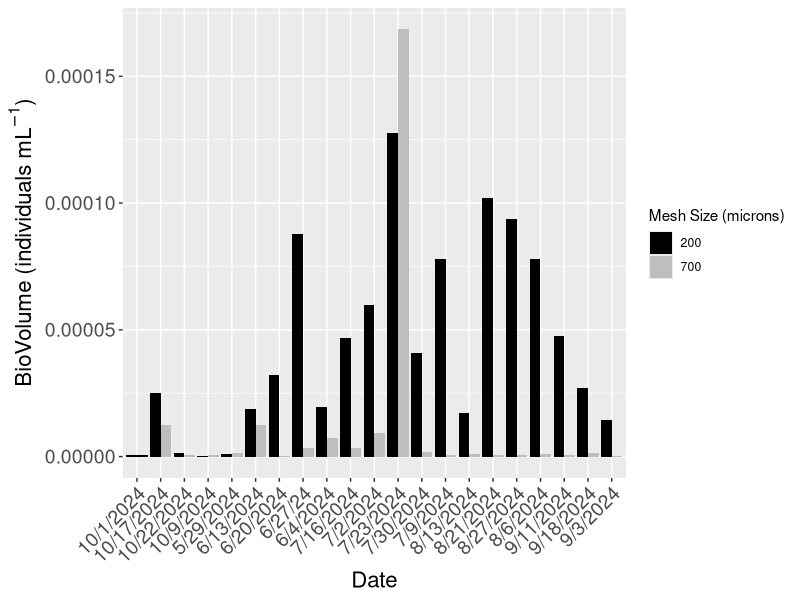

Here is the R script that generated this plot: (Note: this script raises an error after producing the figure.)
## ---- chunk 1
time_series <- read.csv("time_series_final.csv")
time_series
time_series <- na.omit(time_series)
time_series
## ---- chunk 2
time_series_df <- as.data.frame(time_series)
tow <- as.factor(time_series_df$Tow)
## ---- chunk 3
library(ggplot2)
library(dplyr)
## ---- chunk 4
# Use filter to extract specific locations
ram_time_series <- time_series_df %>%
  filter(Site %in% c("Ram"))
ram_time_series_df <- as.data.frame(ram_time_series)
print(ram_time_series_df)
tow <- as.factor(ram_time_series_df$Tow)

## ---- chunk 5
# Create the plot
biovolume_plot <- ggplot(data = ram_time_series_df, aes(x = Date, y = BioVol_Filtered, fill = tow)) + 
  geom_bar(stat = "identity", position = "dodge") +  # Use dodge for side-by-side bars
  theme(axis.text.x = element_text(angle = 45, hjust = 1, size = 14),  # Rotate x-axis labels for readability and adjust size
    axis.text.y = element_text(size = 14),  # Adjust y-axis text size
    axis.title.x = element_text(size = 16),  # Adjust x-axis title size
    axis.title.y = element_text(size = 16),  # Adjust y-axis title size
    plot.title = element_text(size = 22, hjust = 0.5)) + # Adjust title size and center it)) +  # Rotate x-axis labels for readability
  ylab(expression("BioVolume (individuals" ~ mL^{-1} * ")")) + 
  xlab("Date") +  # Rename axis titles
  labs(fill = "Mesh Size (microns)") +  # Add a title
  scale_fill_manual(values = c("200" = "black", 
                                "700" = "grey"))  # Define custom colors
print(biovolume_plot)  # Show the plot
## ---- chunk 6
# Summarize the data by Species and Count
summary_count_ram <- ram_time_series %>%
  group_by(Species, Tow) %>%
  summarize(total_count = sum(Count), .groups = 'drop') %>%
  arrange(desc(total_count))  # Sort in descending order

# Print the summarized result
print(summary_count_ram)
## ---- chunk 7
count_filtered <- as.numeric(time_series_df$Count_Filtered)
# Summarize the data by Species and Filtered Count
summary_filtered_count_ram <- ram_time_series %>%
  group_by(Species, Tow) %>%
  summarize(total_filtered_count = sum(count_filtered), .groups = 'drop') %>%
  arrange(desc(total_filtered_count))  # Sort in descending order

# Print the summarized result
print(summary_filtered_count_ram)
## ---- chunk 8
meso <- read.csv("relative_abundance_ram_meso.csv")
relative_abundance_ram_meso_df <- as.data.frame(relative_abundance_ram_meso)
## ---- chunk 9
tow <- as.factor(relative_abundance_ram_meso_df$Tow)
stacked_bar_plot_ram_200 <- ggplot(relative_abundance_ram_meso_df, aes(x = tow, y = Relative_Abundance, fill = Species)) +
  geom_bar(stat = "identity") +
  labs(x = "Tow (microns)", y = "Relative Abundance") +
  scale_fill_manual(values = c("Centropages_sp" = "#9FE2BF", "Acartia_sp" = "#89CFF0", "Calanus_sp" = "#0000FF", "Evadne_nordmanni" = "#191970", "Paracalanus_sp" = "#0096FF", "Temora_longicornis" = "#00A36C", "Oithona_sp" = "#7393B3", "Podon_polyphemoides" = "#5D3FD3", "Pseudocalanus_sp" = "#4682B4", "Copepod_nauplii" = "#CCCCFF")) +  # Custom colors
  theme_minimal()

print(stacked_bar_plot_ram_200)
## ---- chunk 10
relative_abundance_ram_macro <- read.csv("relative_abundance_ram_macro.csv")
relative_abundance_ram_macro_df <- as.data.frame(relative_abundance_ram_macro)
## ---- chunk 11
tow <- as.factor(relative_abundance_ram_macro_df$Tow)
stacked_bar_plot_ram_700 <- ggplot(relative_abundance_ram_macro_df, aes(x = tow, y = Relative_Abundance, fill = Species)) +
  geom_bar(stat = "identity", width = 0.6) +
  labs(title = "Stacked Bar Graph", x = "Tow (microns)", y = "Relative Abundance") +
  scale_fill_manual(values = c("Centropages_sp" = "#9FE2BF", "Acartia_sp" = "#89CFF0", "Calanus_sp" = "#0000FF", "Evadne_nordmanni" = "#191970", "Paracalanus_sp" = "#0096FF", "Obelia_sp" = "#AAFF00", "Carcinus_maenas" = "#AFE1AF", "Podon_polyphemoides" = "#5D3FD3", "Pseudocalanus_sp" = "#4682B4", "Gammarus_sp" = "#454B1B")) +  # Custom colors
  theme_minimal()

print(stacked_bar_plot_ram_700)
## ---- chunk 12
ram_relative_abundance <- read.csv("ram_relative_abundance.csv")
ram_relative_abundance_df <- as.data.frame(ram_relative_abundance)
## ---- chunk 13
tow <- as.factor(ram_relative_abundance_df$Tow)
stacked_bar_plot_ram <- ggplot(ram_relative_abundance_df, aes(x = tow, y = Relative_Abundance, fill = Species)) +
  geom_bar(stat = "identity", width = 0.5) +
  labs(x = "Tow (microns)", y = "Relative Abundance (%)") +
  scale_fill_manual(values = c("Centropages_sp" = "#9FE2BF", "Acartia_sp" = "#89CFF0", "Calanus_sp" = "#0000FF", "Evadne_nordmanni" = "#191970", "Paracalanus_sp" = "#0096FF", "Obelia_sp" = "#AAFF00", "Carcinus_maenas" = "#008080", "Podon_polyphemoides" = "#5D3FD3", "Pseudocalanus_sp" = "#4682B4", "Gammarus_sp" = "#454B1B", "Oithona_sp" = "#7393B3", "Temora_longicornis" = "#00A36C", "Copepod_nauplii" = "#CCCCFF")) +  # Custom colors
  theme_minimal()

print(stacked_bar_plot_ram)
## ---- chunk 14
# Summarize the data by Species and Count
summary_date_count_ram <- ram_time_series %>%
  group_by(Species, Tow, Date) %>%
  summarize(total_count = sum(Count), .groups = 'drop') %>%
  arrange(desc(total_count))  # Sort in descending order

# Print the summarized result
print(summary_date_count_ram)
## ---- chunk 15

ram_sorted_date_count <- summary_date_count_ram %>%
  filter(Species %in% c("Acartia_sp", "Calanus_sp", "Evadne_nordmanni", "Paracalanus_sp", "Obelia_sp", "Carcinus_maenas", "Podon_polyphemoides", "Pseudocalanus_sp", "Gammarus_sp", "Oithona_sp", "Temora_longicornis", "Copepod_nauplii", "Centropages_sp"))

date_count_ram_df <- as.data.frame(ram_sorted_date_count)

# Create the line graph
line_graph <- ggplot(data = date_count_ram_df, aes(x = Date, y = total_count, color = Species, group = Species)) +
  geom_line(size = 0.9) +  # Add lines
  geom_point() + # Optionally add points at data points
  theme(axis.text.x = element_text(angle = 45, hjust = 1)) +  # Rotate x-axis labels for readability
  ylab("Count") + xlab("Date") +  # Rename axis titles
  scale_color_manual(values = c(
    "Acartia_sp" = "#89CFF0", "Calanus_sp" = "#0000FF", "Evadne_nordmanni" = "#191970", "Paracalanus_sp" = "#0096FF", "Obelia_sp" = "#AAFF00", "Carcinus_maenas" = "#008080", "Podon_polyphemoides" = "#5D3FD3", "Pseudocalanus_sp" = "#4682B4", "Gammarus_sp" = "#454B1B", "Oithona_sp" = "#7393B3", "Temora_longicornis" = "#00A36C", "Copepod_nauplii" = "#CCCCFF", "Centropages_sp" = "#9FE2BF"
  )) +  # Define colors for each species
  labs(title = "Count of Top Zooplankton Species Over Date")  # Add a title if desired

print(line_graph)  # Show the plot
## ---- chunk 16

meso_ram_sorted_date_count <- summary_date_count_ram %>%
  filter(Species %in% c("Acartia_sp", "Calanus_sp", "Evadne_nordmanni", "Paracalanus_sp", "Podon_polyphemoides", "Pseudocalanus_sp", "Oithona_sp", "Temora_longicornis", "Copepod_nauplii", "Centropages_sp"), Tow %in% c("200"))

meso_date_count_ram_df <- as.data.frame(meso_ram_sorted_date_count)

# Create the line graph
meso_line_graph <- ggplot(data = meso_date_count_ram_df, aes(x = Date, y = total_count, color = Species, group = Species)) +
  geom_line(size = 0.9) +  # Add lines
  geom_point() + # Optionally add points at data points
  theme(
    axis.text.x = element_text(angle = 45, hjust = 1, size = 12),  # Adjust x-axis text size
    axis.text.y = element_text(size = 14),  # Adjust y-axis text size
    axis.title.x = element_text(size = 16),  # Adjust x-axis title size
    axis.title.y = element_text(size = 16),   # Adjust y-axis title size
    plot.title = element_text(size = 22, hjust = 0.5)
  ) + 
  ylab(expression("Count (individuals" ~ m^{-3} * ")")) + xlab("Date") +  # Rename axis titles
  scale_color_manual(values = c(
    "Acartia_sp" = "#89CFF0", "Calanus_sp" = "#0000FF", "Evadne_nordmanni" = "#191970", "Paracalanus_sp" = "#0096FF", "Podon_polyphemoides" = "#5D3FD3", "Pseudocalanus_sp" = "#4682B4", "Oithona_sp" = "#7393B3", "Temora_longicornis" = "#00A36C", "Copepod_nauplii" = "#CCCCFF", "Centropages_sp" = "#9FE2BF"
  )) +  # Define colors for each species
  labs()  # Add a title if desired

print(meso_line_graph)  # Show the plot
## ---- chunk 17

macro_ram_sorted_date_count <- summary_date_count_ram %>%
  filter(Species %in% c("Acartia_sp", "Calanus_sp", "Evadne_nordmanni", "Paracalanus_sp", "Obelia_sp", "Carcinus_maenas", "Podon_polyphemoides", "Pseudocalanus_sp", "Gammarus_sp", "Centropages_sp"), Tow %in% c("700"))

macro_date_count_ram_df <- as.data.frame(macro_ram_sorted_date_count)

# Create the line graph
macro_line_graph <- ggplot(data = macro_date_count_ram_df, aes(x = Date, y = total_count, color = Species, group = Species)) +
  geom_line(size = 0.9) +  # Add lines
  geom_point() + # Optionally add points at data points
  theme(
    axis.text.x = element_text(angle = 45, hjust = 1, size = 12),  # Adjust x-axis text size
    axis.text.y = element_text(size = 14),  # Adjust y-axis text size
    axis.title.x = element_text(size = 16),  # Adjust x-axis title size
    axis.title.y = element_text(size = 16),   # Adjust y-axis title size
    plot.title = element_text(size = 22, hjust = 0.5)
  ) + 
  ylab(expression("BioVolume (individuals" ~ mL^{-1} * ")")) + xlab("Date") +  # Rename axis titles
  scale_color_manual(values = c(
    "Acartia_sp" = "#89CFF0", "Calanus_sp" = "#0000FF", "Evadne_nordmanni" = "#191970", "Paracalanus_sp" = "#0096FF", "Obelia_sp" = "#50C878", "Carcinus_maenas" = "#008080", "Podon_polyphemoides" = "#5D3FD3", "Pseudocalanus_sp" = "#4682B4", "Gammarus_sp" = "#454B1B", "Centropages_sp" = "#9FE2BF"
  )) +  # Define colors for each species
  labs()  # Add a title if desired

print(macro_line_graph)  # Show the plot
## ---- chunk 18
month_biovol <- read.csv("month_biovol.csv")
month_biovol
## ---- chunk 19
meso_biovol <- month_biovol %>%
  filter(Tow %in% c("200"))
month <- as.factor(meso_biovol$Month)
biovol <- as.numeric(meso_biovol$BioVol)
meso_aov <- aov(BioVol ~ month, data = meso_biovol)
summary(meso_aov)
TukeyHSD(meso_aov)
## ---- chunk 20
t.test(meso_biovol$BioVol)
## ---- chunk 21
macro_biovol <- month_biovol %>%
  filter(Tow %in% c("700"))
month <- as.factor(macro_biovol$Month)
biovol <- as.numeric(macro_biovol$BioVol)
macro_aov <- aov(biovol ~ month, data=macro_biovol, var.equal=TRUE)
summary(macro_aov)
TukeyHSD(macro_aov)
## ---- chunk 22
t.test(macro_biovol$BioVol)
